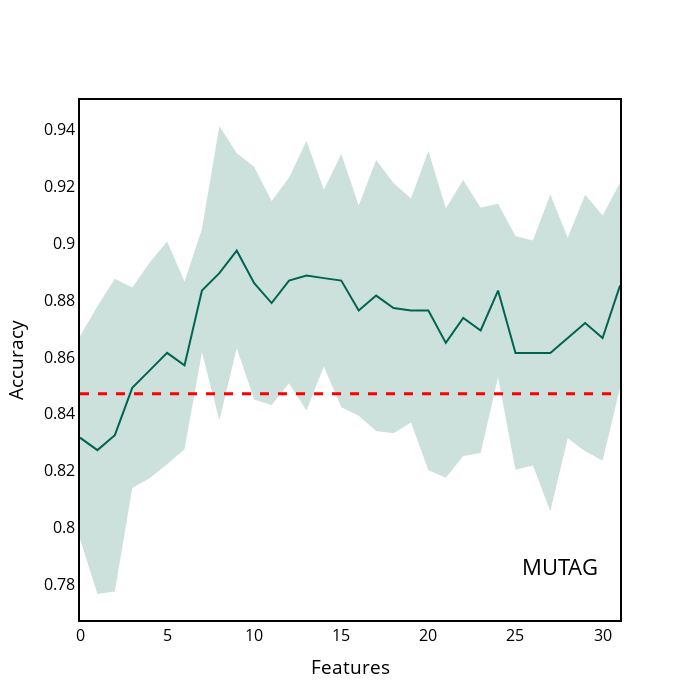

Notebook cell for this chart:
### Code cell
MUTAG["y_upper"] = MUTAG["accuracy_contribution"] + MUTAG["accuracy_contribution_std"]
MUTAG["y_lower"] = MUTAG["accuracy_contribution"] - MUTAG["accuracy_contribution_std"]

x = MUTAG.index.tolist()
y = MUTAG["accuracy_contribution"].tolist()

y_upper = MUTAG["y_upper"].tolist()
y_lower = MUTAG["y_lower"].tolist()


fig = go.Figure([
    go.Scatter(
        x=x,
        y=y,
        line=dict(color='rgb(0,100,80)'),
        mode='lines'
    ),
    go.Scatter(
        x=x+x[::-1], # x, then x reversed
        y=y_upper+y_lower[::-1], # upper, then lower reversed
        fill='toself',
        fillcolor='rgba(0,100,80,0.2)',
        line=dict(color='rgba(255,255,255,0)'),
        hoverinfo="skip",
        showlegend=False
    )
])



# Update figure layout
fig.update_layout(title={'text':'MUTAG', 'y':0.2, 'x':0.8,'xanchor': 'center','yanchor': 'top'})
fig.update_layout(paper_bgcolor='white')
fig.update_layout(plot_bgcolor='white')
fig.update_yaxes(color='black')
fig.update_layout(
    yaxis = dict(
        title = "Accuracy",
        zeroline=True,
        showline = True,
        linecolor = 'black',
        mirror=True,
        linewidth = 2
    ),
    xaxis = dict(
        title = "Features",
        mirror=True,
        zeroline=True,
        showline = True,
        linecolor = 'black',
        linewidth = 2,
    ),
    width=700,
    height=700,
    font=dict(
    size=16,
    color="black")  
)
fig.update_layout(showlegend=False)
# fig.update_layout(yaxis_range=[0.7,0.85])
fig.update_xaxes(showgrid=False, gridwidth=0.5, gridcolor='#e3e1e1')
fig.update_yaxes(showgrid=False, gridwidth=0.5, gridcolor='grey')
fig.update_traces(marker_line_color='black', marker_line_width=1.0, opacity=1.0)

fig.add_hline(y=0.847, line_width=3, line_dash="dash", line_color="red")


fig.show()

### Figure 1 — Plotly figure (JSON) as saved in the notebook; plotly's stock layout.template omitted (floating-point values rounded to 4 significant figures)
{"data": [{"line": {"color": "rgb(0,100,80)"}, "marker": {"line": {"color": "black", "width": 1}}, "mode": "lines", "opacity": 1, "type": "scatter", "x": [0, 1, 2, 3, 4, 5, 6, 7, 8, 9, 10, 11, 12, 13, 14, 15, 16, 17, 18, 19, 20, 21, 22, 23, 24, 25, 26, 27, 28, 29, 30, 31], "y": [0.8316, 0.8272, 0.8325, 0.8491, 0.8553, 0.8614, 0.857, 0.8833, 0.8895, 0.8974, 0.886, 0.8789, 0.8868, 0.8886, 0.8877, 0.8868, 0.8763, 0.8816, 0.8772, 0.8763, 0.8763, 0.8649, 0.8737, 0.8693, 0.8833, 0.8614, 0.8614, 0.8614, 0.8667, 0.8719, 0.8667, 0.8851]}, {"fill": "toself", "fillcolor": "rgba(0,100,80,0.2)", "hoverinfo": "skip", "line": {"color": "rgba(255,255,255,0)"}, "marker": {"line": {"color": "black", "width": 1}}, "opacity": 1, "showlegend": false, "type": "scatter", "x": [0, 1, 2, 3, 4, 5, 6, 7, 8, 9, 10, 11, 12, 13, 14, 15, 16, 17, 18, 19, 20, 21, 22, 23, 24, 25, 26, 27, 28, 29, 30, 31, 31, 30, 29, 28, 27, 26, 25, 24, 23, 22, 21, 20, 19, 18, 17, 16, 15, 14, 13, 12, 11, 10, 9, 8, 7, 6, 5, 4, 3, 2, 1, 0], "y": [0.8673, 0.8778, 0.8875, 0.8844, 0.8932, 0.9006, 0.8865, 0.905, 0.9413, 0.9317, 0.9269, 0.9149, 0.923, 0.9361, 0.9188, 0.9314, 0.9133, 0.9293, 0.9212, 0.9157, 0.9325, 0.9123, 0.9222, 0.9124, 0.9139, 0.9025, 0.901, 0.9171, 0.9019, 0.917, 0.9098, 0.9212, 0.8489, 0.8236, 0.8268, 0.8314, 0.8057, 0.8218, 0.8203, 0.8528, 0.8262, 0.8251, 0.8175, 0.8202, 0.8369, 0.8332, 0.8339, 0.8393, 0.8423, 0.8566, 0.8411, 0.8507, 0.843, 0.845, 0.863, 0.8377, 0.8617, 0.8275, 0.8222, 0.8173, 0.8139, 0.7774, 0.7766, 0.7959]}], "layout": {"font": {"color": "black", "size": 16}, "height": 700, "paper_bgcolor": "white", "plot_bgcolor": "white", "shapes": [{"line": {"color": "red", "dash": "dash", "width": 3}, "type": "line", "x0": 0, "x1": 1, "xref": "x domain", "y0": 0.847, "y1": 0.847, "yref": "y"}], "showlegend": false, "title": {"text": "MUTAG", "x": 0.8, "xanchor": "center", "y": 0.2, "yanchor": "top"}, "width": 700, "xaxis": {"autorange": true, "gridcolor": "#e3e1e1", "gridwidth": 0.5, "linecolor": "black", "linewidth": 2, "mirror": true, "range": [0, 31], "showgrid": false, "showline": true, "title": {"text": "Features"}, "type": "linear", "zeroline": true}, "yaxis": {"autorange": true, "color": "black", "gridcolor": "grey", "gridwidth": 0.5, "linecolor": "black", "linewidth": 2, "mirror": true, "range": [0.7674, 0.9504], "showgrid": false, "showline": true, "title": {"text": "Accuracy"}, "type": "linear", "zeroline": true}}}
